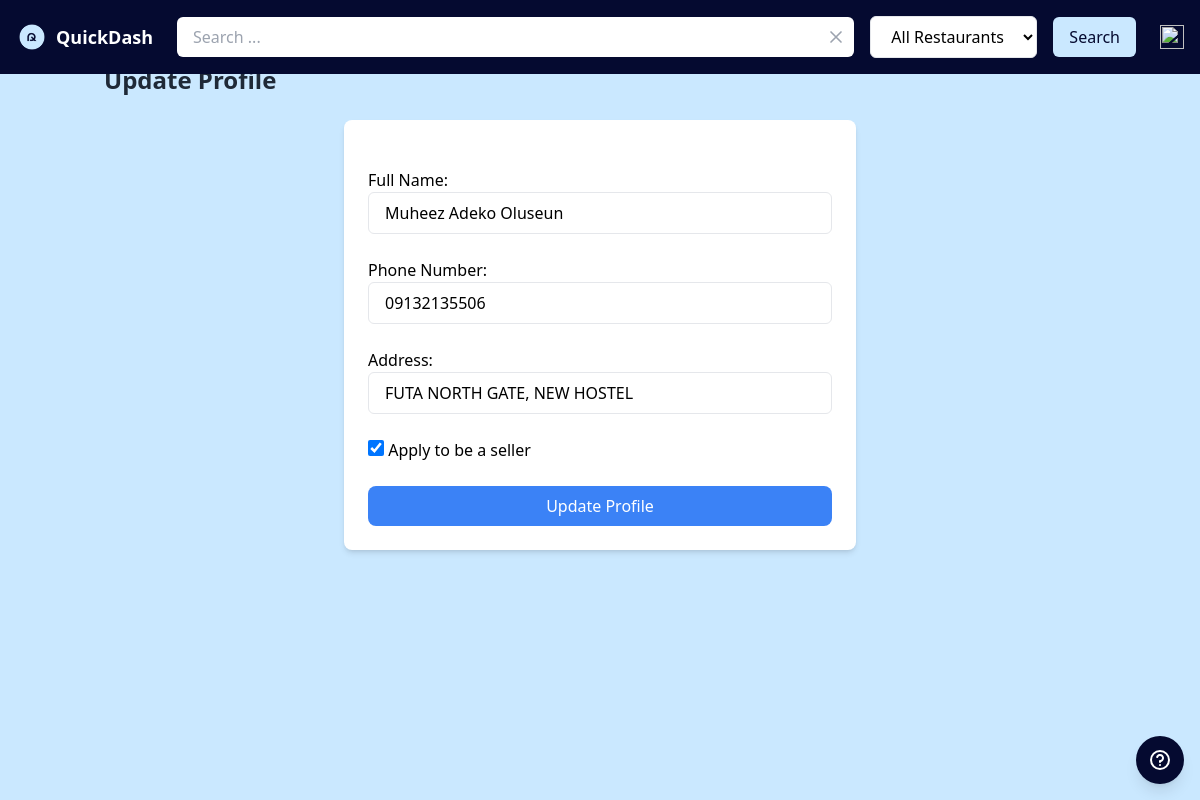
The app's page /update-profile/ (signed in) with its own data.
### users/models.py (models this page shows, shortened)
class Profile(models.Model):
    user = models.ForeignKey(User, on_delete=models.CASCADE)
    fullname = models.CharField(max_length=150)
    phone_number = models.CharField(max_length=15, blank=True, null=True)
    address = models.CharField(max_length=150, blank=True, null=True)
    verification_code = models.UUIDField(default=uuid.uuid4, editable=False)
    is_seller = models.BooleanField(default=False)
    is_verified = models.BooleanField(default=False)
    created_at = models.DateTimeField(auto_now_add=True) # Track when the profile was created

### users/views.py (the view)
# urls.py: path('update-profile/', views.update_profile, name='update_profile')
@login_required(login_url='login')
def update_profile(request):
    profile = get_object_or_404(Profile, user=request.user)
    if request.method == 'POST':
        form = ProfileUpdateForm(request.POST, instance=profile)
        if form.is_valid():
            form.save()
            messages.success(request, "Profile updates successfully.")
            return redirect('profile')
    else:
        form = ProfileUpdateForm(instance=profile)
    return render(request, 'users/update-profile.html', {'form': form})

### core/context_processors.py (called while the page is built)
def global_context(request):
    is_seller = False
    if request.user.is_authenticated:
        try:
            profile = Profile.objects.get(user=request.user)
            is_seller = profile.is_seller
        except Profile.DoesNotExist:
            is_seller = False
    allowed_emails = ['mzscripterx5@gmail.com', 'adekomuheez567@gmail.com']
    return {
        'is_seller': is_seller,
        'allowed_emails': allowed_emails,
    }

### orders/context_processors.py (called while the page is built)
def cart_item_count(request):
    total_items = 0
    if request.user.is_authenticated:
        total_items = CartItem.objects.filter(user=request.user).aggregate(total=Sum('quantity'))['total'] or 0
    return {'total_items': total_items}

### users/templates/users/update-profile.html (shortened to what this page needs)
{% extends 'core/main.html' %}
{% load static %}
{% block content %}
<head>
</head>
<div class="container mx-auto mt-16 pb-24 px-4">
    <h1 class="text-2xl font-bold text-gray-800 mb-6">Update Profile</h1>
    <form action="" method="POST" class="bg-white p-6 rounded-lg shadow-md space-y-6 max-w-lg mx-auto">
        <div>
            {{ form.fullname.label_tag }}
            {{ form.fullname }}
        </div>
        <div>
            {{ form.phone_number.label_tag }}
            {{ form.phone_number }}
        </div>
        <div>
            {{ form.address.label_tag }}
            {{ form.address }}
        </div>
        <div>
            {{ form.is_seller }}
            <label for="id_is_seller" class="form-check-label">{{ form.is_seller.label }}</label>
        </div>
        <button class="w-full bg-blue-500 text-white py-2 rounded-lg hover:bg-blue-600 focus:ring focus:ring-blue-300 transition duration-200" type="submit">Update Profile</button>
    </form>
</div>
{% endblock %}

### records on screen
Profile: fullname "Muheez Adeko Oluseun", phone_number "09132135506", address "FUTA NORTH GATE, NEW HOSTEL", is_seller "☑"
